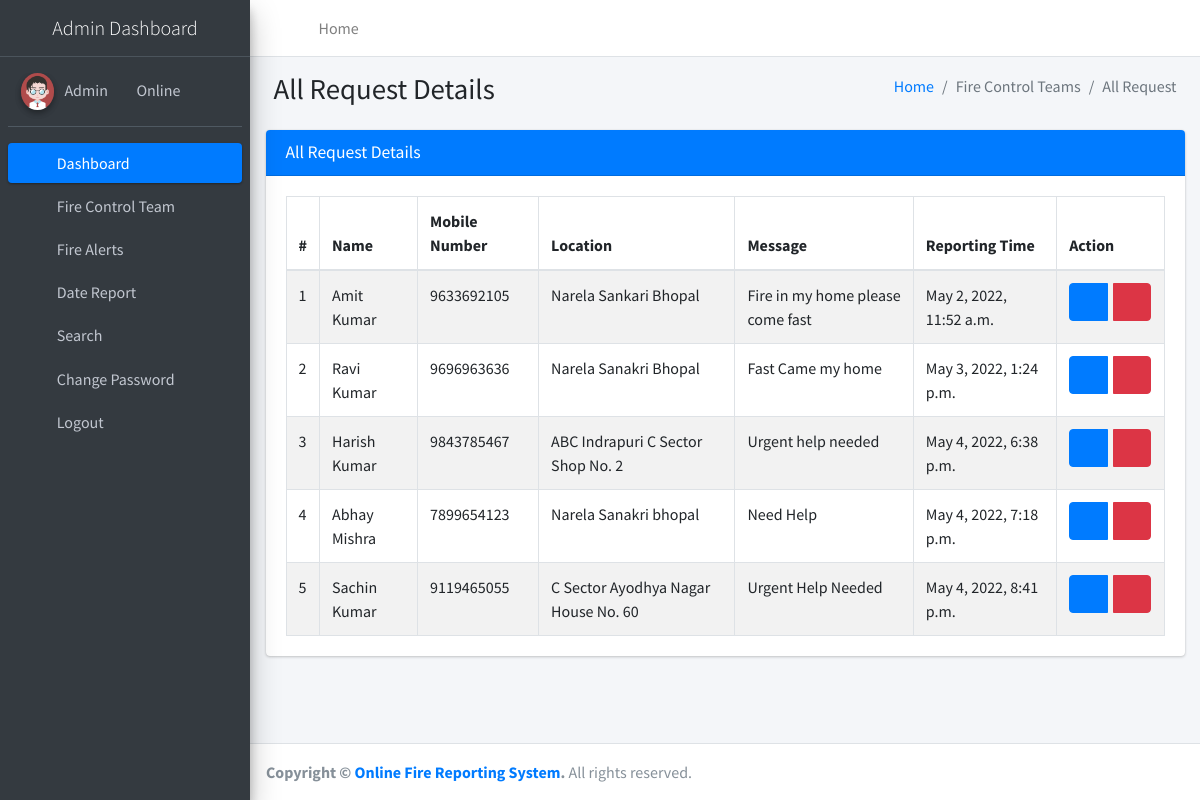
The app's page /allRequest (signed in) with its own data.
### firereport/models.py (models this page shows, shortened)
class Firereport(models.Model):
    FullName = models.CharField(max_length=250, null=True)
    MobileNumber = models.CharField(max_length=12, null=True)
    Location = models.CharField(max_length=200, null=True)
    Message = models.CharField(max_length=200, null=True)
    AssignTo = models.ForeignKey(Teams, on_delete=models.CASCADE, null=True)
    Status = models.CharField(max_length=150, null=True)
    Postingdate = models.DateTimeField(auto_now_add=True)
    AssignedTime = models.CharField(max_length=150, null=True)
    UpdationDate = models.DateTimeField(null=True)

### firereport/views.py (the view)
# urls.py: path('allRequest', allRequest, name='allRequest'),
def allRequest(request):
    if not request.user.is_authenticated:
        return redirect('admin_login')
    firereport = Firereport.objects.all()
    return render(request, 'admin/allRequest.html', locals())

### firereport/templates/admin/allRequest.html
{% extends 'adminNavbar.html' %}
{% block main %}
{% load static %}
<section class="content">
    <div class="content-header">
        <div class="container-fluid">
            <div class="row mb-2">
                <div class="col-sm-6">
                    <h1 class="m-0">All Request Details</h1>
                </div>
                <div class="col-sm-6">
                    <ol class="breadcrumb float-sm-right">
                        <li class="breadcrumb-item"><a href="{% url 'dashboard' %}">Home</a></li>
                        <li class="breadcrumb-item active">Fire Control Teams</li>
                        <li class="breadcrumb-item active">All Request</li>
                    </ol>
                </div>
            </div>
        </div>
    </div>
    <div class="container-fluid">
        <div class="row">
            <div class="col-md-12">
                <div class="card card-primary">
                    <div class="card-header">
                        <h3 class="card-title">All Request Details</h3>
                    </div>
                    <div class="card-body">
                        <table id="example1" class="table table-bordered table-striped">
                            <thead>
                            <tr>
                                <th>#</th>
                                <th>Name</th>
                                <th>Mobile Number</th>
                                <th>Location</th>
                                <th>Message</th>
                                <th>Reporting Time</th>
                                <th>Action</th>
                            </tr>
                            </thead>
                            <tbody>
                            {% for i in firereport %}
                            <tr>
                                <td>{{forloop.counter}}</td>
                                <td>{{i.FullName}}</td>
                                <td>{{i.MobileNumber}}</td>
                                <td>{{i.Location}}</td>
                                <td>{{i.Message}}</td>
                                <td>{{i.Postingdate}}</td>
                                <td>
                                    <div class="btn-group">
                                        <a class="btn btn-primary" href="{% url 'viewRequestDetails' i.id %}"><i class="fa fa-eye"></i></a> &nbsp;&nbsp;
                                        <a class="btn btn-danger" onclick="return confirm('Are you sure to Delete ?')" href="{% url 'deleteRequest' i.id %}"><i
                                            class="fa fa-trash-alt"></i></a>
                                    </div>
                                </td>
                            </tr>
                            {% endfor %}
                            </tbody>
                        </table>
                    </div>
                </div>
            </div>
        </div>
    </div>
</section>
{% endblock %}

### records on screen
Firereport: FullName "Amit Kumar", MobileNumber "9633692105", Location "Narela Sankari Bhopal", Message "Fire in my home please come fast", Postingdate "May 2, 2022, 11:52 a.m."
Firereport: FullName "Ravi Kumar", MobileNumber "9696963636", Location "Narela Sanakri Bhopal", Message "Fast Came my home", Postingdate "May 3, 2022, 1:24 p.m."
Firereport: FullName "Harish Kumar", MobileNumber "9843785467", Location "ABC Indrapuri C Sector Shop No. 2", Message "Urgent help needed", Postingdate "May 4, 2022, 6:38 p.m."
Firereport: FullName "Abhay Mishra", MobileNumber "7899654123", Location "Narela Sanakri bhopal", Message "Need Help", Postingdate "May 4, 2022, 7:18 p.m."
Firereport: FullName "Sachin Kumar", MobileNumber "9119465055", Location "C Sector Ayodhya Nagar House No. 60", Message "Urgent Help Needed", Postingdate "May 4, 2022, 8:41 p.m."
